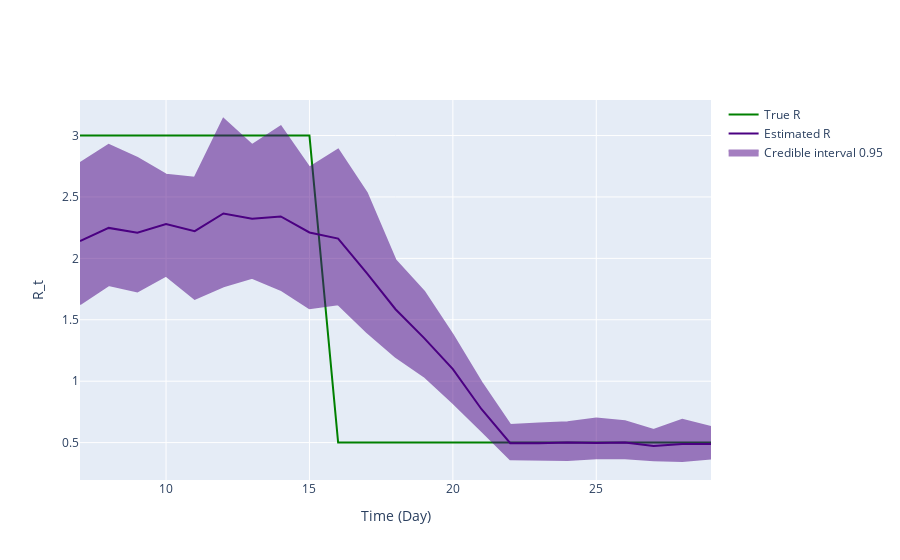

Here is the notebook cell this chart was saved with:
### Markdown cell above
## Inference plot using class method results

### Code cell
fig = ReproductionNumberPlot()

fig.add_ground_truth_rt(ground_truth)
fig.add_interval_rt(new_intervals)

fig.update_labels(time_label='Time (Day)', r_label='R_t')

fig.show_figure()

### Figure 1 — Plotly figure (JSON) as saved in the notebook; plotly's stock layout.template omitted (floating-point values rounded to 4 significant figures)
{"data": [{"line": {"color": "green"}, "mode": "lines", "name": "True R", "type": "scatter", "x": [7, 8, 9, 10, 11, 12, 13, 14, 15, 16, 17, 18, 19, 20, 21, 22, 23, 24, 25, 26, 27, 28, 29], "y": [3, 3, 3, 3, 3, 3, 3, 3, 3, 0.5, 0.5, 0.5, 0.5, 0.5, 0.5, 0.5, 0.5, 0.5, 0.5, 0.5, 0.5, 0.5, 0.5]}, {"line": {"color": "indigo"}, "mode": "lines", "name": "Estimated R", "type": "scatter", "x": [7, 8, 9, 10, 11, 12, 13, 14, 15, 16, 17, 18, 19, 20, 21, 22, 23, 24, 25, 26, 27, 28, 29], "y": [2.142, 2.248, 2.209, 2.279, 2.222, 2.365, 2.322, 2.341, 2.211, 2.161, 1.88, 1.586, 1.351, 1.098, 0.7716, 0.495, 0.4956, 0.5001, 0.4972, 0.5004, 0.4726, 0.4883, 0.4895]}, {"fill": "toself", "fillcolor": "indigo", "line": {"color": "indigo"}, "mode": "lines", "name": "Credible interval 0.95", "opacity": 0.5, "type": "scatter", "x": [7, 8, 9, 10, 11, 12, 13, 14, 15, 16, 17, 18, 19, 20, 21, 22, 23, 24, 25, 26, 27, 28, 29, 29, 28, 27, 26, 25, 24, 23, 22, 21, 20, 19, 18, 17, 16, 15, 14, 13, 12, 11, 10, 9, 8, 7], "y": [2.775, 2.924, 2.819, 2.681, 2.657, 3.135, 2.923, 3.075, 2.739, 2.885, 2.532, 1.985, 1.73, 1.376, 0.989, 0.6442, 0.6546, 0.6659, 0.6965, 0.6732, 0.6023, 0.6862, 0.6276, 0.3713, 0.3503, 0.3569, 0.3728, 0.3735, 0.3585, 0.3613, 0.3643, 0.5971, 0.8249, 1.039, 1.199, 1.401, 1.626, 1.595, 1.744, 1.842, 1.772, 1.671, 1.86, 1.731, 1.782, 1.626]}], "layout": {"hovermode": "x unified", "xaxis": {"title": {"text": "Time (Day)"}}, "yaxis": {"title": {"text": "R_t"}}}}
